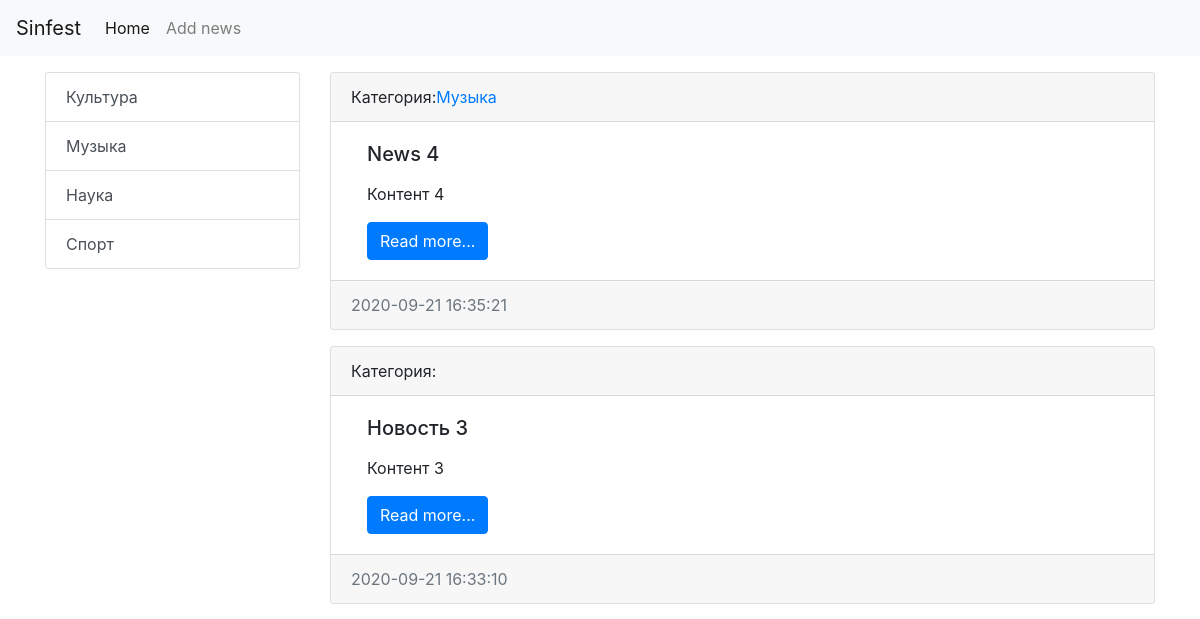
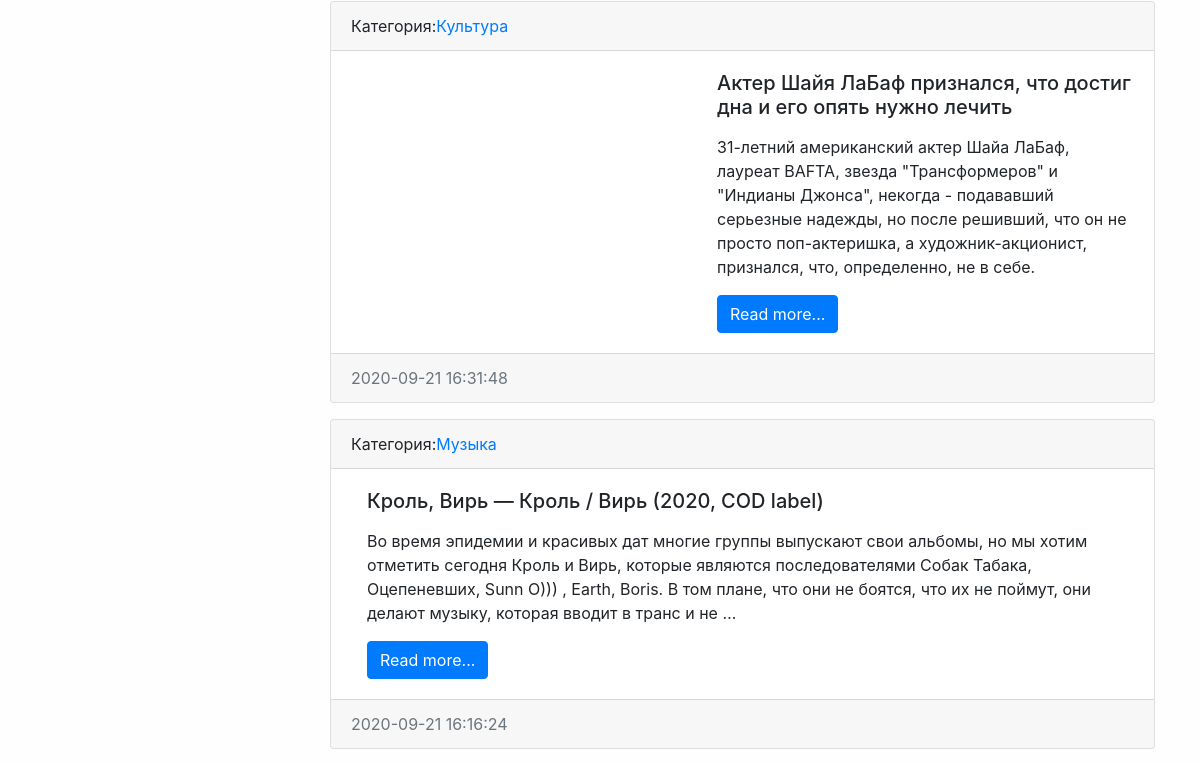
Before: / with the older database file (2 pictures, top to bottom).
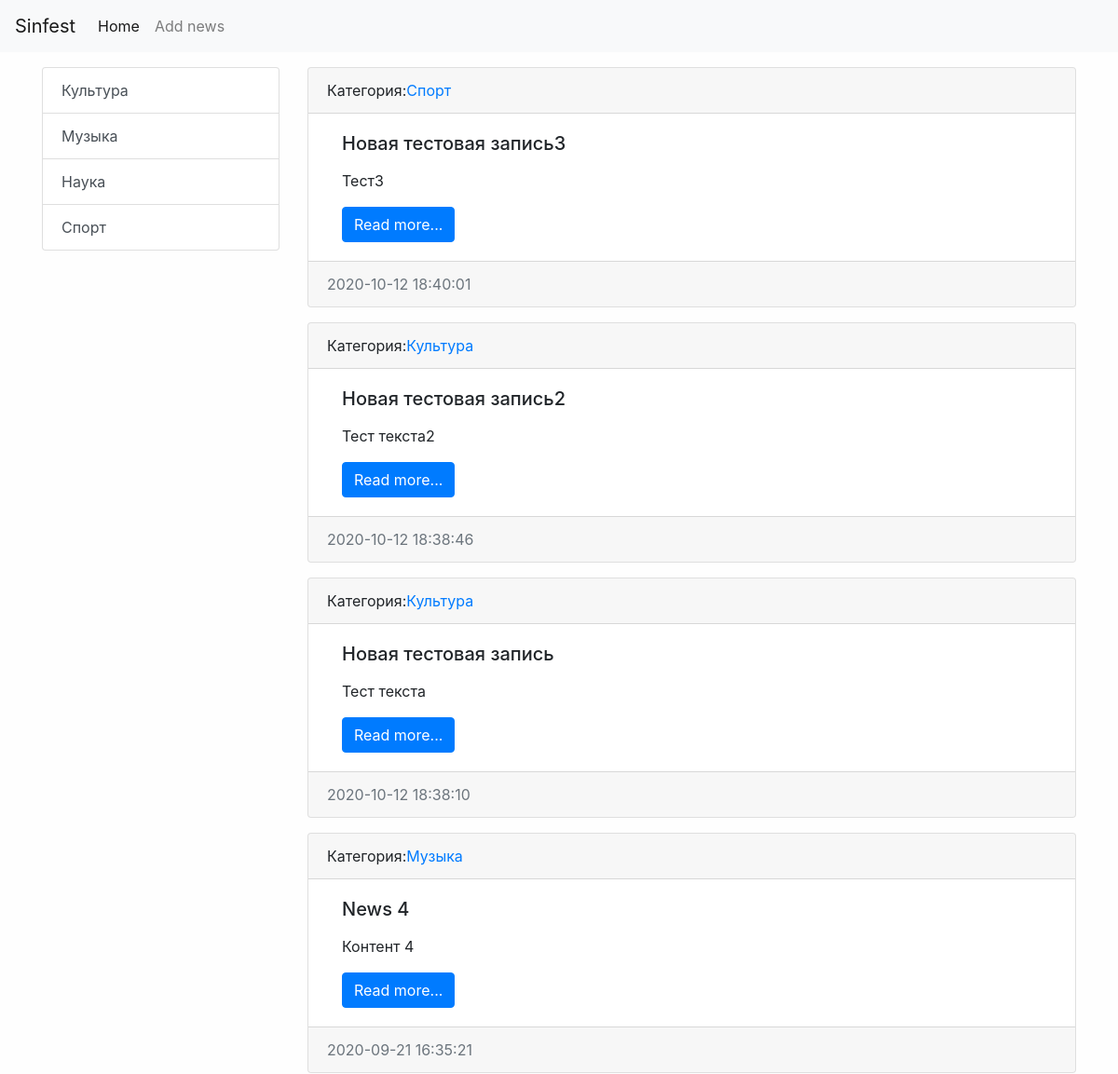
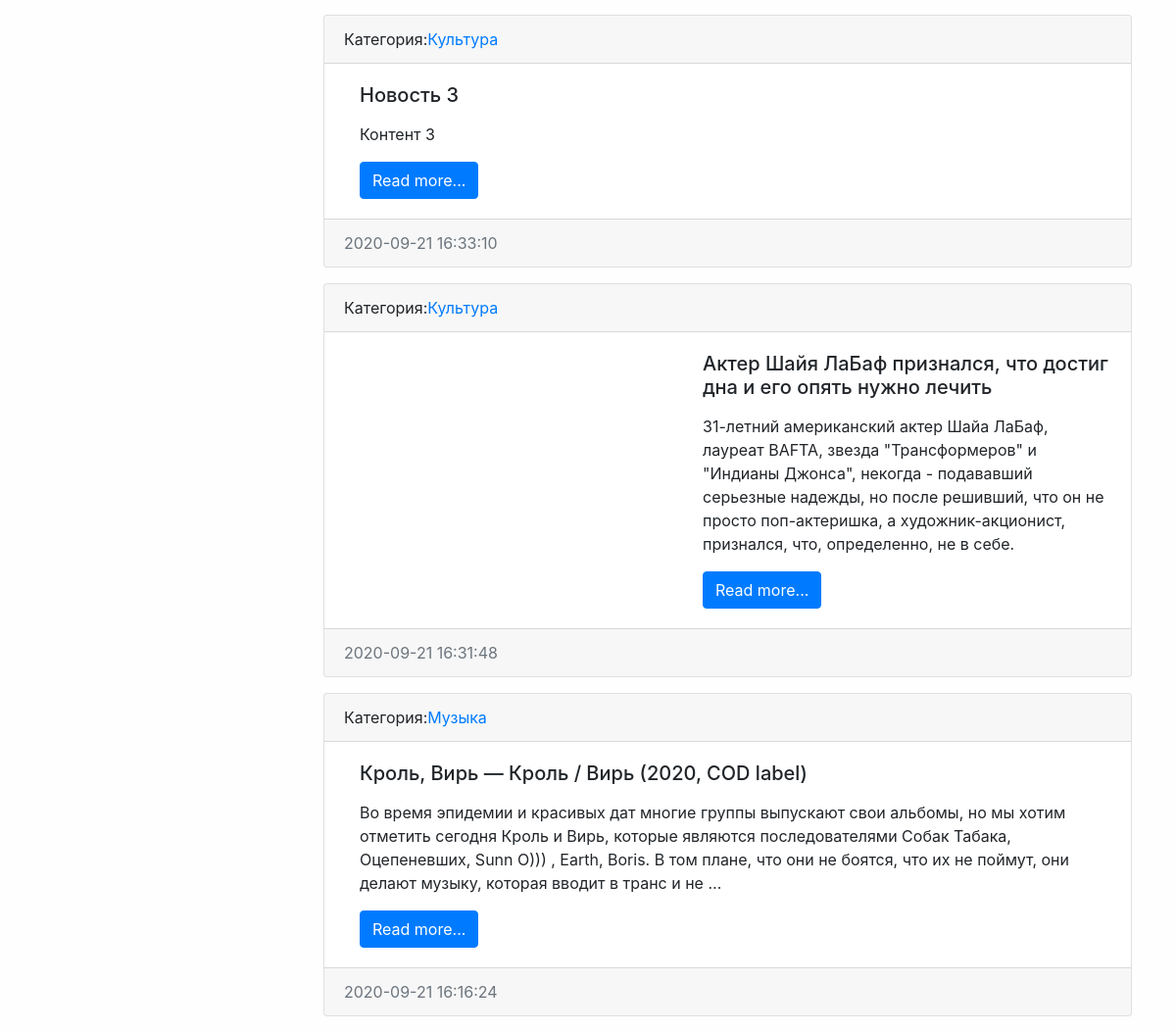
After: the same page with the newer database file (2 pictures, top to bottom).
### news/models.py (models this page shows, shortened)
class Category(models.Model):
    title = models.CharField(max_length=150, db_index=True, verbose_name='Наименование категории')
    def get_absolute_url(self):
        return reverse("category", kwargs={"category_id": self.pk})
    def __str__(self):
        return self.title
    class Meta:
        verbose_name = 'Категория'
        verbose_name_plural = 'Категории'
        ordering = ['title']

class News(models.Model):
    title = models.CharField(max_length=150, verbose_name='Наименование')
    content = models.TextField(blank=True, verbose_name='Контент')
    created_at = models.DateTimeField(auto_now_add=True, verbose_name='Дата публикации')
    updated_at = models.DateTimeField(auto_now=True, verbose_name='Обновлено')
    photo = models.ImageField(upload_to='photos/%Y/%m/%d/', verbose_name='Фото', blank=True)
    is_published = models.BooleanField(default=True, verbose_name='Опубликовано')
    category = models.ForeignKey('Category', on_delete=models.PROTECT, verbose_name='Категория')
    def get_absolute_url(self):
        return reverse("view_news", kwargs={"news_id": self.pk})
    class Meta:
        verbose_name = 'Новость'
        verbose_name_plural = 'Новости'
        ordering = ['-created_at']

### news/views.py (the view)
# urls.py: path('', HomeNews.as_view(), name='home'),
class HomeNews(ListView):
    model = News
    template_name = 'news/home_news_list.html'
    context_object_name = 'news'
    def get_context_data(self, *, object_list=None, **kwargs):
        context = super().get_context_data(**kwargs)
        context['title'] = 'Главная страница'
        return context
    def get_queryset(self):
        return News.objects.filter(is_published=True)

### news/templatetags/news_tags.py (called while the page is built)
@register.inclusion_tag('news/list_categories.html')
def show_categories():
    categories = Category.objects.all()
    return {"categories" : categories}

### news/templates/news/home_news_list.html (shortened to what this page needs)
{% extends 'base.html' %}
{% block sidebar %}
{% include 'inc/_sidebar.html'%}
{% endblock %}
{% block content %}
{% for item in news %}
<div class="card mb-3">
    <div class="card-header">
        Категория:<a href="{{ item.category.get_absolute_url }}">{{ item.category }}</a>
    </div>
    <div class="card-body">
        <div class="media">
            <div class="media-body">
                <h5 class="card-title">{{ item.title }}</h5>
                <p class="card-text">{{ item.content|safe|linebreaks|truncatewords:50 }}</p>
                <a href="{{ item.get_absolute_url }}" class="btn btn-primary">Read more...</a>
            </div>
        </div>
    </div>
    <div class="card-footer text-muted">
        {{ item.created_at|date:"Y-m-d H:i:s" }}
    </div>
</div>
{% endfor %}
{% endblock %}

### templates/base.html (shortened to what this page needs)
{% load static %}
<!doctype html>
<html lang="en">
  <head>
    <link rel="stylesheet" href="{% static 'bootstrap/css/bootstrap.min.css' %}">
    <link rel="stylesheet" href="{% static 'css/style.css' %}">
</head>
<body>
{% include 'inc/_nav.html'%}
<div class="container mt-3">
    <div class="row">
        <div class="col-md-3">
            {% block sidebar %} SIDEBAR {% endblock %}
        </div>
        <div class="col-md-9">
            {% block content %} CONTENT {% endblock %}
        </div>
    </div>
</div>
  </body>
</html>

### templates/inc/_nav.html (shortened to what this page needs)
<nav class="navbar navbar-expand-lg navbar-light bg-light">
  <a class="navbar-brand" href="{% url 'home' %}">Sinfest</a>
  <div class="collapse navbar-collapse" id="navbarSupportedContent">
    <ul class="navbar-nav mr-auto">
      <li class="nav-item active">
        <a class="nav-link" href="{% url 'home' %}">Home <span class="sr-only">(current)</span></a>
      </li>
      <li class="nav-item"><a class="nav-link" href="{% url 'add_news' %}">Add news</a>
      </li>
    </ul>
  </div>
</nav>

### templates/inc/_sidebar.html (shortened to what this page needs)
{% load news_tags %}
{% show_categories %}

### news/templates/news/list_categories.html
<div class="list-group">
    {% for item in categories %}
    <a href="{{ item.get_absolute_url }}" class="list-group-item list-group-item-action">{{ item.title }}</a>
{% endfor %}
</div>

### testsite/static/css/style.css (style rules this page uses)
body { background-color: #fefefe; }

Changed rows visible on the page:
added News: category "Спорт", title "Новая тестовая запись3", content "Тест3", created_at "2020-10-12 18:40:01"
added News: category "Культура", title "Новая тестовая запись2", content "Тест текста2", created_at "2020-10-12 18:38:46"
added News: category "Культура", title "Новая тестовая запись", content "Тест текста", created_at "2020-10-12 18:38:10"
changed News "Новость 3": category_id empty → 1 (drawn); category (not shown) → "Культура"
